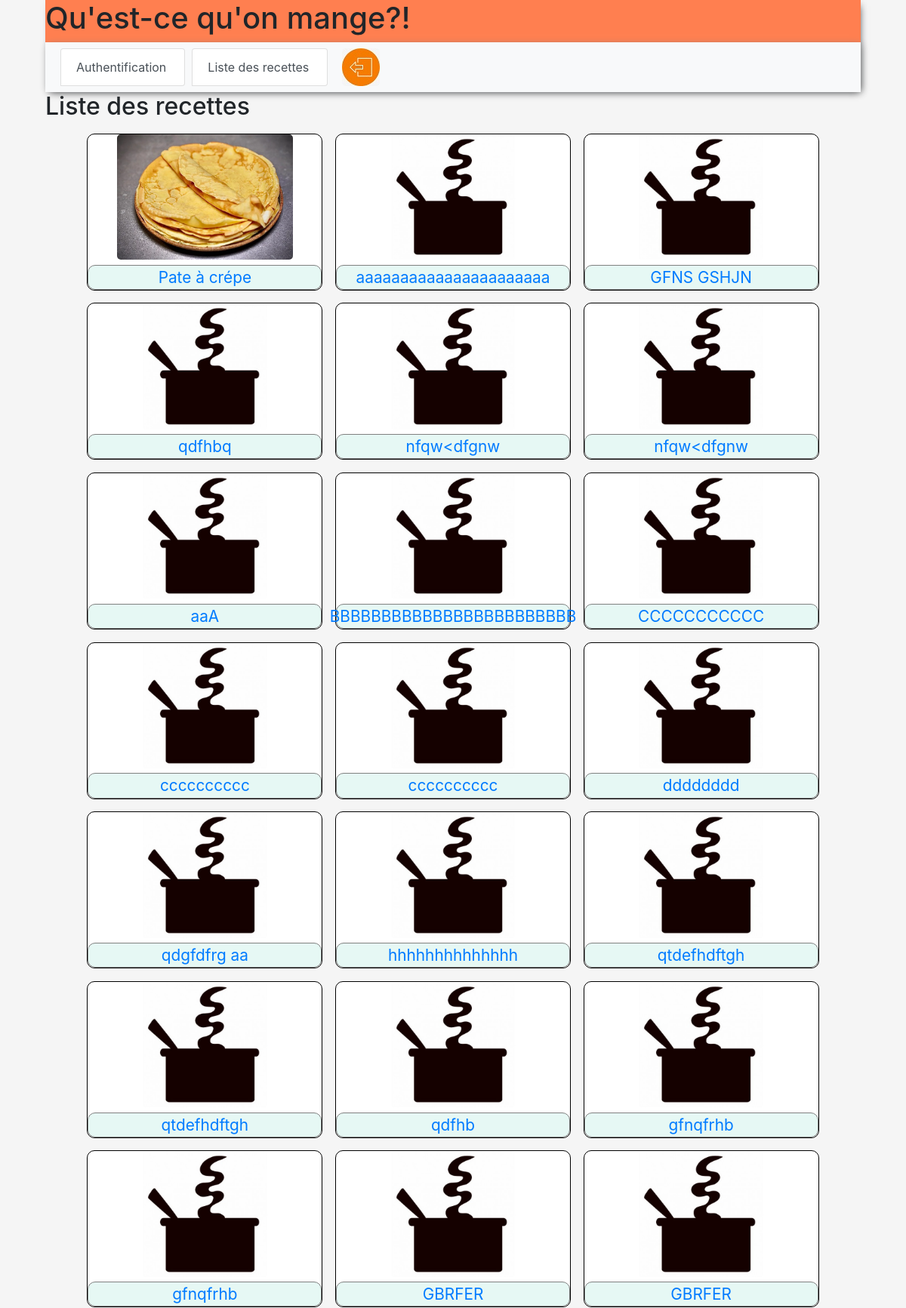
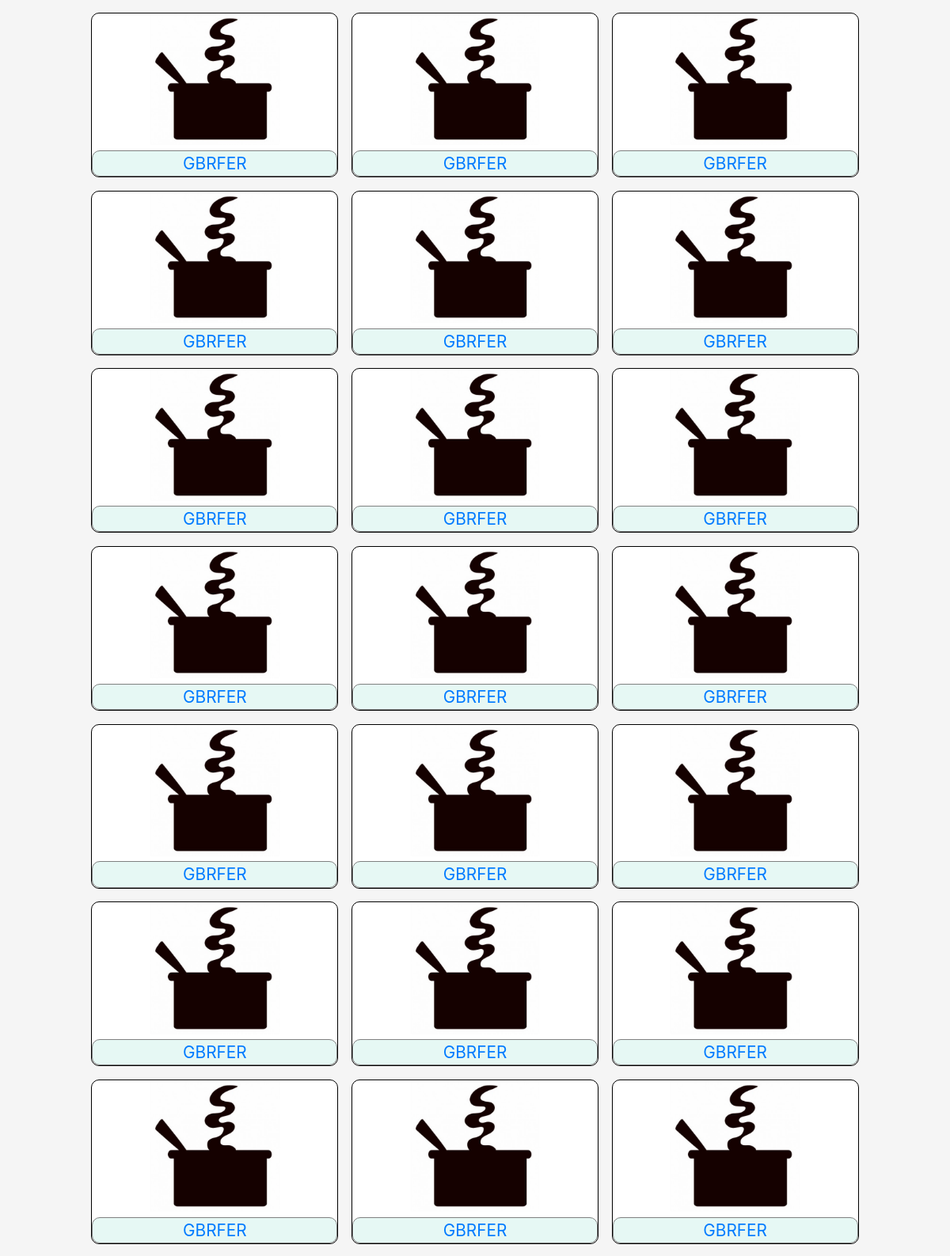
Screenshot of /boundaries/recipeListIHM.php (upper part) with the database file from the repository (2 pictures, top to bottom).
### tables this page shows
CREATE TABLE `recipe` (
  `id_recipe` int(10) UNSIGNED NOT NULL,
  `recipe_title` varchar(50) NOT NULL,
  `recipe` text NOT NULL,
  `recipe_visibility` int(1) NOT NULL,
  `id_cooker` int(10) UNSIGNED NOT NULL,
  `photoFileName` varchar(50) DEFAULT NULL
);

### ett/Recipe.php (called while the page is built, shortened)
<?php
class Recipe {
    private $idRecipe;
    private $recipeTitle;
    private $photoFileName;
    function __construct($idRecipe, $recipeTitle, $recipe, $recipeVisibility, $idCooker, $photoFileName) {
        $this->idRecipe = $idRecipe;
        $this->recipeTitle = $recipeTitle;
        $this->photoFileName = $photoFileName;
    }
    public function getIdRecipe() {
        return $this->idRecipe;
    }
    public function getRecipeTitle() {
        return $this->recipeTitle;
    }
    public function getPhotoFileName() {
        return $this->photoFileName;
    }
}

### daos/RecipeDAO.php (called while the page is built, shortened)
<?php
require_once '../ett/Recipe.php';
class RecipeDAO {
    public static function selectAllTitle($pdo) {
        $listRecipeTitle = [];
        try {
            $requet = "SELECT id_recipe, recipe_title, photoFileName FROM recipe;";
            $raws = $pdo->query($requet);
            $raws->setFetchMode(PDO::FETCH_ASSOC);
            while ($raw = $raws->fetch()) {
                $recipe = new Recipe($raw['id_recipe'], $raw['recipe_title'], '', '', '', $raw['photoFileName']);
                array_push($listRecipeTitle, $recipe);
            }
        } catch (PDOException $ex) {
            echo 'ERREUR:' . $ex->getMessage();
        }
        return $listRecipeTitle;
    }
}

### ctrl/recipeListCtrl.php (the view, shortened to what this page needs)
<?php
require_once '../daos/connexion.php';
require_once '../ett/Recipe.php';
require_once '../daos/RecipeDAO.php';
$pdo = Connexion::seConnecter();
if (isset($_SESSION['idCooker'])) {
    $idCooker = $_SESSION['idCooker'];
    $recipeTitleList = RecipeDAO::selectTitleByIdCooker($pdo, $idCooker);
    if (count($recipeTitleList) > 0) {
        $list = recipeCardBuilder($recipeTitleList);
    } else {
        $list = "<p>Vous n'avez aucune recette d'enregistré.</p>";
    }
} else {
    $recipeTitleList = RecipeDAO::selectAllTitle($pdo);
    if (count($recipeTitleList) > 0) {
        $list = recipeCardBuilder($recipeTitleList);
    }
}
function recipeCardBuilder($recipeTitleList) {
    if (count($recipeTitleList) > 0) {
        $list = '';
        foreach ($recipeTitleList as $recipe) {
            $list .= "<div class='list_item'>";
            $list .= "<div class='card-img'><img src='../images/recipes_images/" . $recipe->getPhotoFileName() . "'/></div>";
            $list .= "<div class='card-link'><a href='routeur.php?route=recipe&id=" . $recipe->getIdRecipe() . "'>" . $recipe->getrecipeTitle() . "</a></div>";
            $list .= "</div>";
        }
    }
    return $list;
}

### boundaries/recipeListIHM.php (shortened to what this page needs)
<!DOCTYPE html>
<?php
require_once '../ctrl/recipeListCtrl.php';
?>
<html lang="fr">
    <head>
        <link rel="stylesheet" href="https://stackpath.bootstrapcdn.com/bootstrap/4.4.1/css/bootstrap.min.css">
        <link rel="stylesheet" href="../css/style.css">
    </head>
    <body>
        <?php
        include 'partials/header.php';
        ?>
        <h2>Liste des recettes</h2>
        <div class="recipe_list">
            <?php
            echo $list;
            ?>
        </div>
    </body>
</html>

### boundaries/partials/header.php (shortened to what this page needs)
<header>
    <h1>Qu'est-ce qu'on mange?!</h1>
    <nav class="navbar navbar-expand-lg bg-light">
        <ul class="list-group list-group-horizontal">
            <?php
            if (isset($_SESSION['cooker'])) {
                echo '<li class="list-nav">
                <a class="ml-1 list-group-item list-group-item-action" href="../boundaries/newRecipeIHM.php">Ajoutez une recette</a>
            </li>
            &nbsp;&nbsp;';
            } else {
                echo '<li class="list-nav">
                <a class="ml-1 list-group-item list-group-item-action" href="../ctrl/routeur.php?route=authentification">Authentification</a>
            </li>
            &nbsp;&nbsp;';
            }
            ?>
            <li class="list-nav">
                <a class="ml-1 list-group-item list-group-item-action" href="../ctrl/routeur.php?route=recipeList">Liste des recettes</a>
            </li>
            <li class="list-nav">
                <a href="../ctrl/deconnexion.php"><img src="../images/deco.jpg" /></a>
            </li>
        </ul>
    </nav>
</header>

### css/style.css (style rules this page uses)
body { max-width: 90%; background-color: red; margin: auto; }
ul { list-style: none; }
header { background-color:coral; box-shadow: 3px 3px 10px -5px; margin-bottom: opx; }
nav { background-color: red; box-shadow: 2px 2px 10px -2px gray; max-width: 100%; min-width: 300px; }
body { background-color: whitesmoke; }
.recipe_list { display: flex; flex-wrap: wrap; justify-content: center; }
.list_item { display: flex; flex-direction: column; justify-content: space-between; position: relative; border: 1px black solid; border-radius: 10px; margin: 5px; padding: 0px; font-size: 1.3em; height: 10em; width: 15em; margin: 0.4em; transition: transform 300ms; transition-timing-function: ease-in-out; background-color: white; }
.card-img { height: 8em; width: auto; margin: 0px; padding: 0px; border-radius: 10px; display: flex; flex-direction: column; align-items: center; }
img { height: 100%; border-radius: 5px; }
.card-link { background-color: rgb(230,248,244); border-radius: 10px; width: 100%; display: flex; justify-content: center; border: 1px gray solid; margin: 0px; }
.list_item a::before { content: ''; position: absolute; left: 0; right: 0; top: 0; bottom: 0; }
.list-nav { transition: transform 100ms; transition-timing-function: linear; }

### rows the page displays
recipe: photoFileName (picture), recipe_title "Pate à crépe"
recipe: photoFileName (placeholder picture), recipe_title "aaaaaaaaaaaaaaaaaaaaaa"
recipe: photoFileName (placeholder picture), recipe_title "GFNS GSHJN"
recipe: photoFileName (placeholder picture), recipe_title "qdfhbq"
recipe: photoFileName (placeholder picture), recipe_title "nfqw<dfgnw"
recipe: photoFileName (placeholder picture), recipe_title "nfqw<dfgnw"
recipe: photoFileName (placeholder picture), recipe_title "aaA"
recipe: photoFileName (placeholder picture), recipe_title "BBBBBBBBBBBBBBBBBBBBBBBB"
recipe: photoFileName (placeholder picture), recipe_title "CCCCCCCCCCC"
recipe: photoFileName (placeholder picture), recipe_title "cccccccccc"
recipe: photoFileName (placeholder picture), recipe_title "cccccccccc"
recipe: photoFileName (placeholder picture), recipe_title "dddddddd"
recipe: photoFileName (placeholder picture), recipe_title "qdgfdfrg aa"
recipe: photoFileName (placeholder picture), recipe_title "hhhhhhhhhhhhhh"
recipe: photoFileName (placeholder picture), recipe_title "qtdefhdftgh"
recipe: photoFileName (placeholder picture), recipe_title "qtdefhdftgh"
recipe: photoFileName (placeholder picture), recipe_title "qdfhb"
recipe: photoFileName (placeholder picture), recipe_title "gfnqfrhb"
recipe: photoFileName (placeholder picture), recipe_title "gfnqfrhb"
recipe: photoFileName (placeholder picture), recipe_title "GBRFER"
recipe: photoFileName (placeholder picture), recipe_title "GBRFER"
recipe: photoFileName (placeholder picture), recipe_title "GBRFER"
recipe: photoFileName (placeholder picture), recipe_title "GBRFER"
recipe: photoFileName (placeholder picture), recipe_title "GBRFER"
recipe: photoFileName (placeholder picture), recipe_title "GBRFER"
recipe: photoFileName (placeholder picture), recipe_title "GBRFER"
recipe: photoFileName (placeholder picture), recipe_title "GBRFER"
recipe: photoFileName (placeholder picture), recipe_title "GBRFER"
recipe: photoFileName (placeholder picture), recipe_title "GBRFER"
recipe: photoFileName (placeholder picture), recipe_title "GBRFER"
recipe: photoFileName (placeholder picture), recipe_title "GBRFER"
recipe: photoFileName (placeholder picture), recipe_title "GBRFER"
recipe: photoFileName (placeholder picture), recipe_title "GBRFER"
recipe: photoFileName (placeholder picture), recipe_title "GBRFER"
recipe: photoFileName (placeholder picture), recipe_title "GBRFER"
recipe: photoFileName (placeholder picture), recipe_title "GBRFER"
recipe: photoFileName (placeholder picture), recipe_title "GBRFER"
recipe: photoFileName (placeholder picture), recipe_title "GBRFER"
recipe: photoFileName (placeholder picture), recipe_title "GBRFER"
recipe: photoFileName (placeholder picture), recipe_title "GBRFER"
recipe: photoFileName (placeholder picture), recipe_title "GBRFER"
recipe: photoFileName (placeholder picture), recipe_title "GBRFER"
